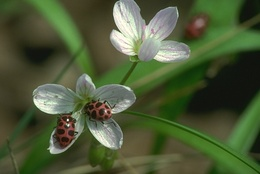
%> input picture in0996/data/35008.jpg, 260 x 174 px, shrunk from 481 x 321 before the run
$ octave q2.m   (GNU Octave 9; MATLAB toolbox functions it lacks are replaced by stand-ins)
%> lines starting %> are read from the running program, lines starting %| are printed output that depends on the picture; in (x1, y1, x2, y2) boxes, pixels count from 0 and x2, y2 are one past the last pixel; in counts of white or black regions, pixels touching at a corner belong together; the program's own positions count from 1
### in0996/ImagePadding.m
function I_padded = ImagePadding(I, h_size)
%Perform a zero padding to the image I according to the biggest kernel
%applied to the image.

%talvez substituir chamada da fun玢o por troca do 'same' na conv2.
% atual deteriora bordas da imagem com o filtro local


h_center = floor(h_size/2);
lr = [h_center(2) h_size(2) - h_center(2)];
tb = [h_center(1) h_size(1) - h_center(1)];

% horizontal padding (top and bottom)
im_sz = size(I);
I_padded = [zeros(floor(h_size(1)/2),im_sz(2));
            I;
            zeros(floor(h_size(1)/2),im_sz(2))];

% vertical padding (left and right)
im_sz = size(I_padded);
I_padded = [zeros(im_sz(1),floor(h_size(2)/2)) ...
            I_padded ...
            zeros(im_sz(1),floor(h_size(2)/2))];


end

### in0996/ImageLocalVariance.m
function Ivar = ImageLocalVariance(I, window_size)
%Receives an image and returns the variance of each window.
w_sz = window_size;
w_sz = floor(w_sz/2);

I_pad = ImagePadding(I, window_size);
sz = size(I_pad);

Ivar = zeros(size(I));

for i = 1+w_sz(1):sz(1)-w_sz(1)
    for j = 1+w_sz(2):sz(2)-w_sz(2)
        A = I_pad(i-w_sz(1):i+w_sz(1), j-w_sz(2):j+w_sz(2));
        mu = mean(mean(A));

        Ivar(i-w_sz(1),j-w_sz(2)) = norm(A - mu);
    end

end


end

### in0996/NormalizeImage.m
function In = NormalizeImage(I)
In = (I - min(min(I)))/(max(max(I)) - min(min(I)));
end

### in0996/AddFrame.m
function If = AddFrame(I, frame_sz)
im_sz = size(I);

If = [zeros(im_sz(1), frame_sz(1)) I zeros(im_sz(1), frame_sz(1))];
If = [zeros(frame_sz(1), im_sz(2) + 2*frame_sz(1)); ...
      If; ...
      zeros(frame_sz(1), im_sz(2) + 2*frame_sz(1))];

end

### in0996/q2.m
%% ========================================================
% [IN0996] Vis鉶 Computacional - Projeto 1
%  Quest鉶 2
%
% References:
% https://www.mathworks.com/help/images/examples/detecting-a-cell-using-image-segmentation.html
%
% Aluno: Saulo Pereira (scrps@cin.ufpe.br)
% =========================================================
clear all;
close all;

im = imread('./data/35008.jpg');
%> im is the input picture: size 174x260x3 uint8; mean R, G, B 76.1, 89, 55.2
im_g = im2double(rgb2gray(im));
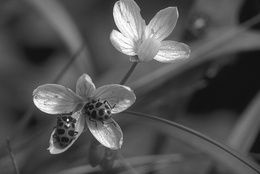
%> im_g: size 174x260 double; min 0.0549, max 0.996, mean 0.319

% Focused regions tend to have more details, therefore the variance should
% return higher values (be aware of textureless regions).
im_var = ImageLocalVariance(im_g, [3 3]);
figure;
subplot(1,2,1);
imshow(im_var, []);
title ('Variance original image');
subplot(1,2,2);
imhist(im_var);


%%

%laplacian filter
h_lap = [0 1 0;1 -4 1;0 1 0];
im_lap = conv2(im_g, h_lap, 'valid');
im_lap = NormalizeImage(im_lap);
% mu = mean(mean(im_lapn));
figure;
subplot(1,2,1);
imshow(im_lap, []);
title ('Laplacianl original image');
subplot(1,2,2);
imhist(im_lap);
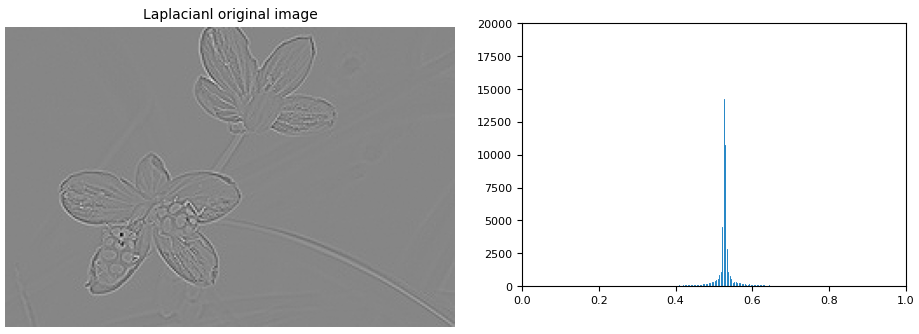
%> figure redrawn from the program's plot data, 2 panels

im_vol = ImageLocalVariance(im_lap, [3 3]);
%> call 2 of ImageLocalVariance, with window_size = [3 3]
%> call 2 of ImagePadding, with h_size = [3 3]
%> in ImagePadding (call 2), `I_padded = [zeros(im_sz(1),floor(h_size(2)/2)) I_padded zeros(im_sz(1)..`:
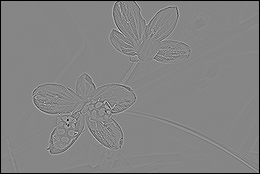
%> I_padded: size 174x260 double; min 0, max 1, mean 0.516
%> after the loop in ImageLocalVariance (call 2), `for i = 1+w_sz(1):sz(1)-w_sz(1)`:
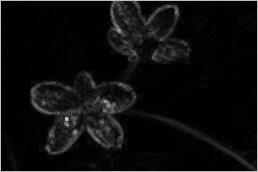
%> Ivar: size 172x258 double; min 0, max 0.819, mean 0.0561
figure;
subplot(1,2,1);
imshow(im_vol, []);
title ('Variance of Laplacian');
subplot(1,2,2);
imhist(im_vol);
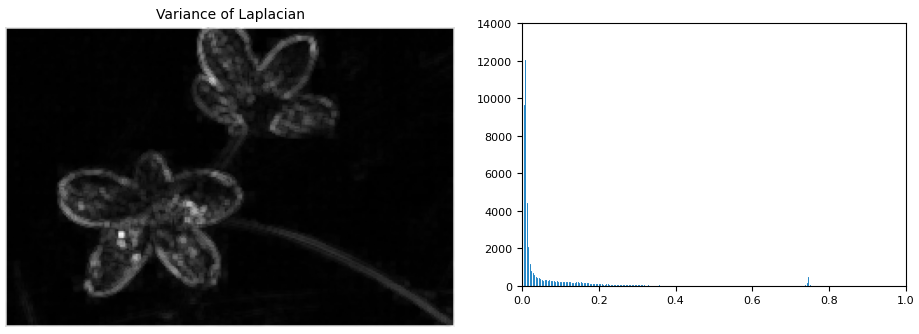
%> figure redrawn from the program's plot data, 2 panels

vol_bw = im_vol > 0.025;
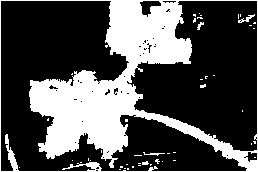
%> vol_bw: size 172x258 logical; 31.4% white; 47 white regions (42 under 20 px), largest, box (x1, y1, x2, y2) and area: (0, 0, 258, 172) 13601, (238, 14, 255, 23) 51, (143, 152, 165, 156) 34, (197, 22, 204, 30) 27, (142, 161, 149, 165) 21
st_elem = strel('diamond', 1);
vol_bw = imerode(vol_bw, st_elem);
%> vol_bw: size 172x258 logical; 25.3% white; 31 white regions (28 under 20 px), largest, box (x1, y1, x2, y2) and area: (30, 0, 258, 172) 11000, (8, 150, 19, 172) 85, (86, 163, 99, 168) 42
im_mask = imfill(vol_bw, 'holes');
%> im_mask: size 172x258 logical; 26.1% white; 31 white regions (28 under 20 px), largest, box (x1, y1, x2, y2) and area: (30, 0, 258, 172) 11330, (8, 150, 19, 172) 85, (86, 163, 99, 168) 42
im_mask = AddFrame(im_mask, [1 1]);
%> in AddFrame, `If = [zeros(im_sz(1), frame_sz(1)) I zeros(im_sz(1), frame_sz(1))];`: If: size 172x260 double; values 0 (black) and 1 (white), 25.9% white; 31 white regions (28 under 20 px), largest, box (x1, y1, x2, y2) and area: (31, 0, 259, 172) 11330, (9, 150, 20, 172) 85, (87, 163, 100, 168) 42
%> in AddFrame, `If = [zeros(frame_sz(1), im_sz(2) + 2*frame_sz(1)); If; zeros(frame_sz..`: If: size 174x260 double; values 0 (black) and 1 (white), 25.6% white; 31 white regions (28 under 20 px), largest, box (x1, y1, x2, y2) and area: (31, 1, 259, 173) 11330, (9, 151, 20, 173) 85, (87, 164, 100, 169) 42
figure;
imshow(im_mask.*im_g);

im_mask = uint8(im_mask);
for i = 1:3
    im_final(:,:,i) = im(:,:,i).*im_mask;
end
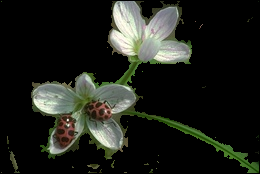
%> im_final: size 174x260x3 uint8; mean R, G, B 30.5, 32.9, 26.8

figure;
imshow(im_final);

$ run again, with in0996/data/113044.jpg copied over in0996/data/35008.jpg
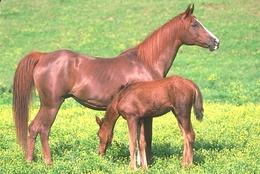
%> input picture in0996/data/113044.jpg, 260 x 174 px, shrunk from 481 x 321 before the run
%> im is the input picture: size 174x260x3 uint8; mean R, G, B 174.5, 175.1, 111.1
%> `vol_bw = im_vol > 0.025;`:
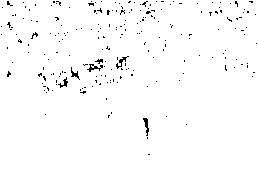
%> vol_bw: size 172x258 logical; 98.2% white; black in thin lines or dots, all inside (x1, y1, x2, y2) = (1, 1, 257, 155)
%> after the loop `for i = 1:3`:
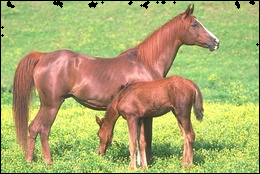
%> im_final: size 174x260x3 uint8; mean R, G, B 170.3, 170.1, 108.1

$ run again, with in0996/data/42049.jpg copied over in0996/data/35008.jpg
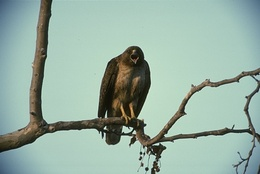
%> input picture in0996/data/42049.jpg, 260 x 174 px, shrunk from 481 x 321 before the run
%> im is the input picture: size 174x260x3 uint8; mean R, G, B 150.9, 175.2, 163.1
%> `vol_bw = im_vol > 0.025;`:
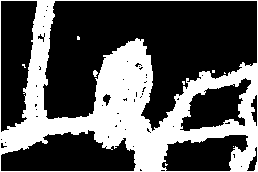
%> vol_bw: size 172x258 logical; 34.1% white; 9 white regions (7 under 20 px), largest, box (x1, y1, x2, y2) and area: (0, 0, 258, 172) 15050, (93, 70, 98, 77) 25
%> after the loop `for i = 1:3`:
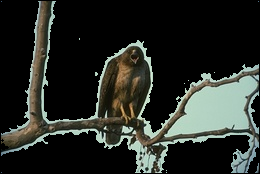
%> im_final: size 174x260x3 uint8; mean R, G, B 39.9, 43.3, 38.4
